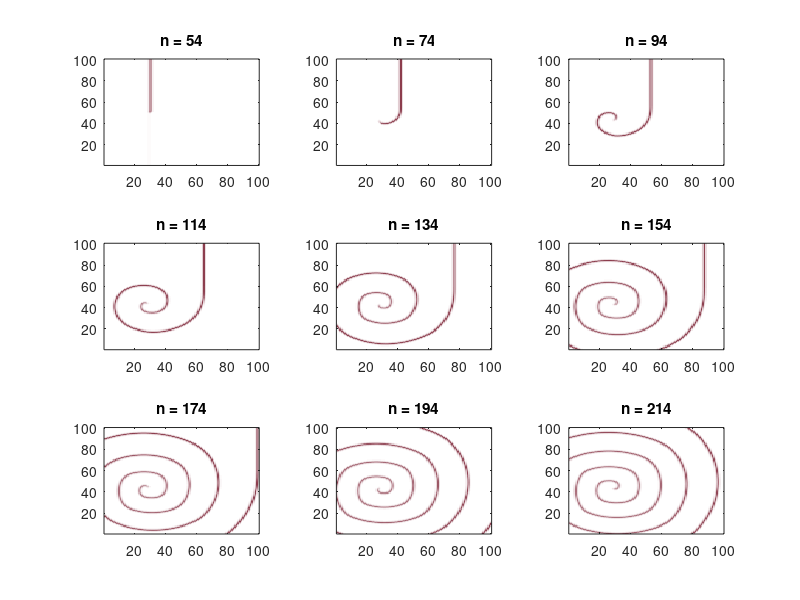

Recreate this plot in MATLAB.
% Abb. 2.24: Spiralwelle nach einer kurzen Blockade (Buch, Abschnitt 2.5, Gl. 2.35)
% wie Abb. 2.23, aber in den Schritten 50 bis 52 ist die Kopplung d im Gebiet [28, 30] x [1, 50] null: die Welle bricht und rotiert
% (c) 2026 Philipp Kügler · Programm zum Buch „Dynamische Systeme in den Lebenswissenschaften“ · MIT-Lizenz (siehe LICENSE)
blockade = true; schritte = 301;
a = 0.89; b = 0.6; c = 0.28; k = 0.02; d = 0.4;
f1 = @(y1, y2) y1.^2 .* exp(y2 - y1) + k;
y1r = 0.2; y2r = c / (1 - a);
for j = 1:180                                        % Ruhezustand der einzelnen Zelle
    y1neu = f1(y1r, y2r); y2r = a * y2r - b * y1r + c; y1r = y1neu;
end

Z = 100;
Y1 = y1r * ones(Z); Y2 = y2r * ones(Z);
Y1(1, :) = 0.3;                                      % linker Rand (i = 1) startet erregt
vor = [2:Z Z]; zur = [1 1:Z-1];                      % Nachbarindizes, am Rand die Zelle selbst (kein Fluss)
Y = zeros(Z, Z, schritte + 1); Y(:, :, 1) = Y1;      % Y(:, :, n+1) = Zustand y1 nach n Schritten
for n = 1:schritte
    D = d * ones(Z);
    if blockade && n >= 50 && n <= 52
        D(28:30, 1:50) = 0;                          % Blockade im Gebiet [28, 30] x [1, 50]
    end
    F = f1(Y1, Y2);
    Y1neu = (1 - D) .* F + D / 4 .* (F(vor, :) + F(zur, :) + F(:, vor) + F(:, zur));
    Y2 = a * Y2 - b * Y1 + c;
    Y1 = Y1neu;
    Y(:, :, n + 1) = Y1;
end
weissrot = [linspace(1, 0.43, 64)' linspace(1, 0.04, 64)' linspace(1, 0.12, 64)'];

zeiten = 54:20:214;
for p = 1:9
    n = zeiten(p);
    subplot(3, 3, p);
    imagesc([1 100], [1 100], Y(:, :, n + 1)', [0 4]); axis xy; colormap(weissrot); title(sprintf('n = %d', n));
end
erregt = [nnz(Y(:, :, 101) > 1) nnz(Y(:, :, 201) > 1) nnz(Y(:, :, 301) > 1)];
fprintf('Zahl der erregten Zellen bei n = 100, 200, 300: [%d, %d, %d]  -> die Erregung hört nicht auf\n', erregt);
